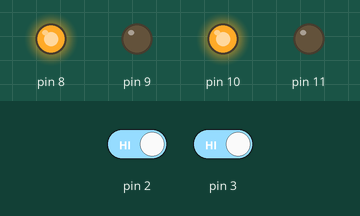
The sketch below on a simulated Arduino Uno, built with avr-gcc and run on an emulated ATmega328P. Shown: output pins drawn as LEDs (lit = HIGH). The inputs (shaded band) are chosen by the test bench; at power-on: pin 2 HIGH, pin 3 HIGH.

Above: at 1.2 s.
1.3 s: pin 2 driven LOW
At 1.8 s:
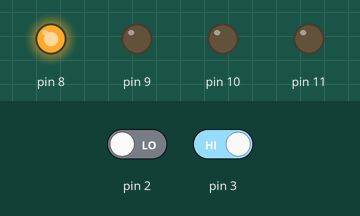
2.8 s: pin 3 driven LOW
At 4.0 s:
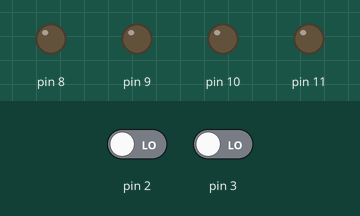
4.3 s: pin 2 driven HIGH
At 5.3 s:
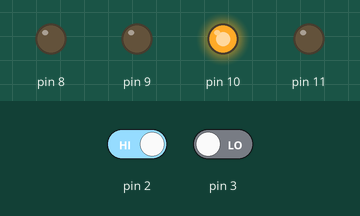
5.8 s: pin 3 driven HIGH
At 6.4 s:
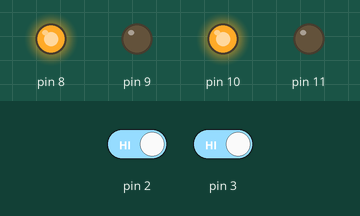
Timing chart, 0 to 8.3 s (numbered marks = the images above; inputs shaded):
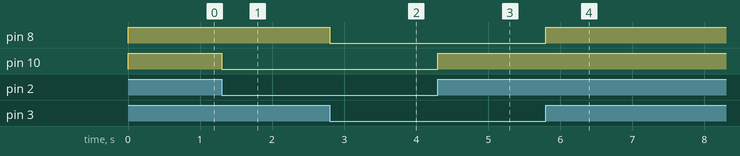

The sketch:

basic.ino
```cpp
void setup() {
  // put your setup code here, to run once:
pinMode(2,INPUT);
pinMode(3,INPUT);
pinMode(8,OUTPUT);
pinMode(9,OUTPUT);
pinMode(10,OUTPUT);
pinMode(11,OUTPUT);

}

void loop() {
  // put your main code here, to run repeatedly:

  int ls = digitalRead(2);
  int rs = digitalRead(3);


  if(ls==LOW && rs==LOW)
  {
    digitalWrite(8,LOW);
    digitalWrite(9,LOW);
    digitalWrite(10,LOW);
    digitalWrite(11,LOW);

    }

 if(ls==LOW && rs==HIGH)
  {
    digitalWrite(8,HIGH);
    digitalWrite(9,LOW);
    digitalWrite(10,LOW);
    digitalWrite(11,LOW);

    }

  if(ls==HIGH && rs==LOW)
  {
    digitalWrite(8,LOW);
    digitalWrite(9,LOW);
    digitalWrite(10,HIGH);
    digitalWrite(11,LOW);

    }

  if(ls==HIGH && rs==HIGH)
  {
    digitalWrite(8,HIGH);
    digitalWrite(9,LOW);
    digitalWrite(10,HIGH);
    digitalWrite(11,LOW);

    }

}
```

Measured:
- after the input at 1.3 s, pin 10: HIGH → LOW at once
- after the input at 2.8 s, pin 8: HIGH → LOW at once
- after the input at 4.3 s, pin 10: LOW → HIGH at once
- after the input at 5.8 s, pin 8: LOW → HIGH at once
